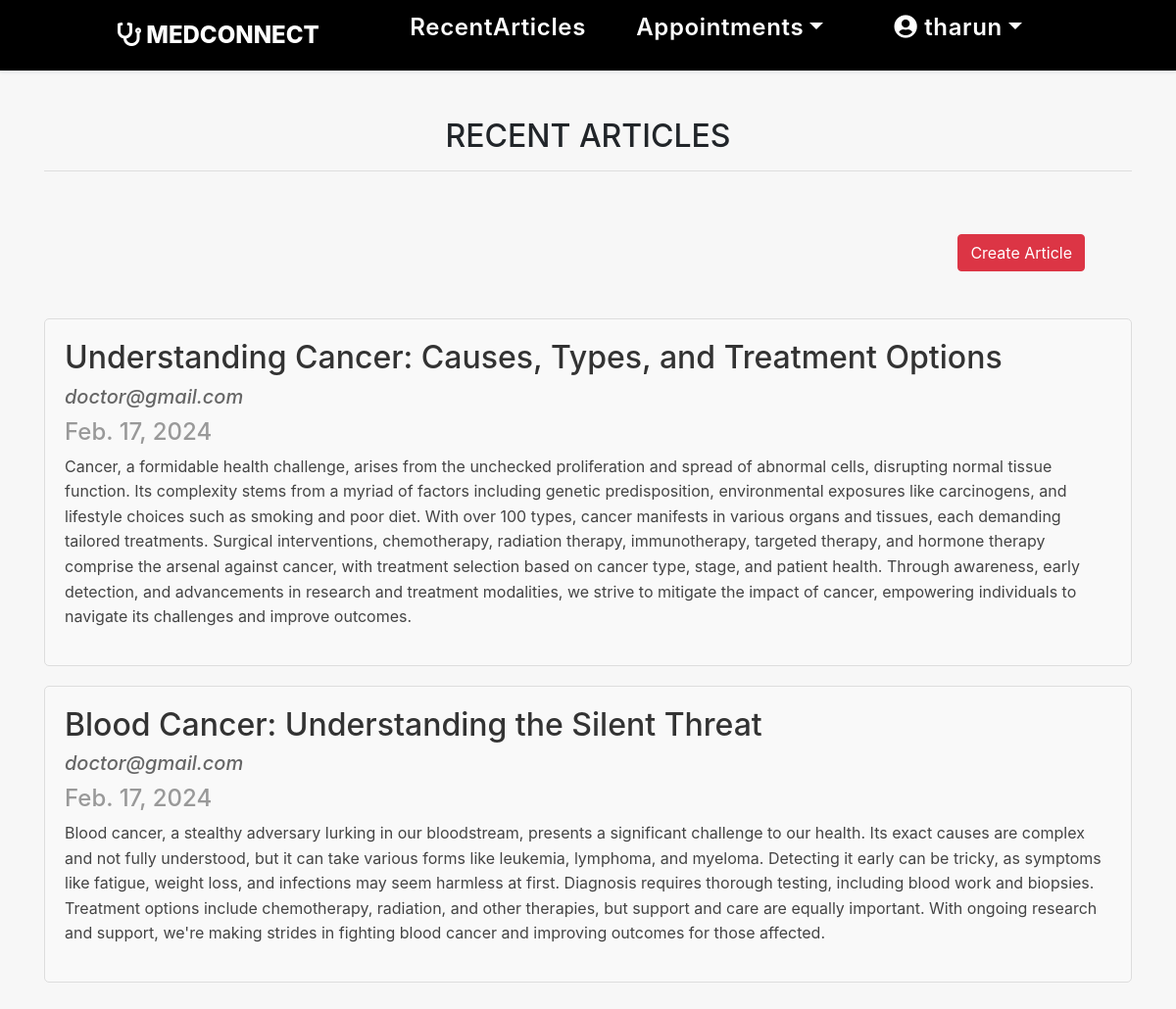
Page /doctorhome (signed in) on the committed database.
### Doctor/models.py (models this page shows, shortened)
class Article(models.Model):
    title = models.CharField(max_length=100)
    content = models.TextField()
    author = models.ForeignKey(Doctor, on_delete=models.CASCADE)
    publish_date = models.DateField(auto_now_add=True)

class Doctor(models.Model):
    user=models.ForeignKey(User, null=True, on_delete=models.CASCADE)
    first_name = models.CharField(null=True,max_length=50)
    last_name = models.CharField(null=True,max_length=30)
    email = models.EmailField(null=True,max_length=50)
    contact_no = models.CharField(null=True,max_length=13)
    designation = models.CharField(null=True,max_length=50)
    specialty = models.CharField(null=True,max_length=30)
    hospital=models.CharField(null=True,max_length=50)
    experience_years = models.PositiveIntegerField(null=True)
    def __str__(self):
        return self.user.username

### Doctor/views.py (the view)
# urls.py: path('doctorhome',doctorhome,name='doctorhome'),
def doctorhome(request):
    if not request.user.is_authenticated:
        return redirect('doctorlogin')
    recent_articles = Article.objects.order_by('-publish_date')  # Retrieve 5 most recent articles
    return render(request, 'doctorhome.html', {'recent_articles': recent_articles})

### Doctor/templates/doctorhome.html (shortened to what this page needs)
{% extends 'doctor_nav.html' %}
{% load static %}
{% block body %}
<div class="container" style="margin-top: 90px;">
    <h2 class="text-center">RECENT ARTICLES</h2>
    <hr>
    <a href="{% url 'createart'%}" class="btn btn-danger m-5">Create Article</a>
    {% for article in recent_articles %}
    <div class="article-card text-left">
        <h2>{{ article.title }}</h2>
        <h5>{{ article.author }}</h5>
        <h4>{{ article.publish_date }}</h4>
        <p>{{ article.content }}</p>
    </div>
    {% endfor %}
</div>
{% endblock %}

### Doctor/templates/doctor_nav.html (shortened to what this page needs)
<!DOCTYPE html>
<html lang="en">
<head>
    {% load static %}
    <link rel="stylesheet" href="https://maxcdn.bootstrapcdn.com/bootstrap/4.3.1/css/bootstrap.min.css">
    <link rel="stylesheet" href="https://use.fontawesome.com/releases/v5.6.3/css/all.css"
>
    <link rel="stylesheet" href="{% static 'css/mystyle.css' %}">
</head>
<body>
    <header>
		<a href="/" class="logo"><i class="	fa fa-stethoscope" style="color: white;"></i> MEDCONNECT</a>
		<nav class="navbar">
			<ul>
				<li><a class="active" href="{% url 'doctorhome' %}">RecentArticles</a></li>
                <li class="navbar-item dropdown" style="color: black;" >
                    <a href="#" class="nav-link dropdown-toggle " data-toggle="dropdown" >Appointments</a>
                </li>
				<li class="navbar-item dropdown" style="color: black;" >
                    <a href="#" class="nav-link dropdown-toggle " data-toggle="dropdown" ><i class="fas fa-user-circle" ></i> {{request.user.first_name}}</a>
                </li>
			</ul>
		</nav>
	</header>
</body>
</html>
{% block body %}
{% endblock %}

### Patient/static/css/mystyle.css (style rules this page uses)
* { margin: 0; padding: 0; box-sizing: border-box; text-decoration: none; outline: none; border: none; transition: all 0.2s linear; }
html { overflow-x: hidden; scroll-behavior: smooth; }
body { background: #f7f7f7; padding: 10px; }
html { overflow-x: hidden; }
header { position: fixed; top: 0; left: 0; right: 0; z-index: 1000; display: flex; align-items: center; justify-content: space-between; padding: 1.5rem 10%; height: 4.5rem; background-color:black; box-shadow: 0 1px 4px rgba(146, 161, 176, 0.3); }
header .logo { font-size: 1.5rem; font-weight: 800; text-decoration: none; color: white; }
header .logo i { font-size: 1.5rem; }
header .navbar ul { list-style: none; display: flex; justify-content: center; align-items: center; transition: all 0.2s linear; }
header .navbar li { margin-left: 2.2rem; transition: all 0.2s linear; }
header .navbar ul li a { font-size: 1.5rem; color: white; font-weight: 600; text-decoration: none; letter-spacing: 0.04rem; transition: all 0.2s linear; }
.dropdown { position: relative; display: inline-block; margin: 0 5px 0 10px; }

### Doctor/templates/doctorhome.html (style rules this page uses)
.container { padding: 20px; }
.article-card { background-color: #f9f9f9; border: 1px solid #ddd; border-radius: 5px; padding: 20px; margin-bottom: 20px; }
.article-card h2 { color: #333; }
.article-card h5 { color: #666; font-style: italic; }
.article-card h4 { color: #999; margin-top: 10px; }
.article-card p { color: #444; line-height: 1.6; }
.container { text-align: right; }

### rows in the picture
Article: title "Understanding Cancer: Causes, Types, and Treatment Options", author "doctor@gmail.com", publish_date "Feb. 17, 2024", content "Cancer, a formidable health challenge, arises from the unchecked proliferation and spread of abnormal cells, disrupting normal tissue function. Its complexity stems from a myriad of factors including genetic predisposition, environmental exposures like carcinogens, and lifestyle choices such as smoking and poor diet. With over 100 types, cancer manifests in various organs and tissues, each demanding tailored treatments. Surgical interventions, chemotherapy, radiation therapy, immunotherapy, targeted therapy, and hormone therapy comprise the arsenal against cancer, with treatment selection based on cancer type, stage, and patient health. Through awareness, early detection, and advancements…"
Article: title "Blood Cancer: Understanding the Silent Threat", author "doctor@gmail.com", publish_date "Feb. 17, 2024", content "Blood cancer, a stealthy adversary lurking in our bloodstream, presents a significant challenge to our health. Its exact causes are complex and not fully understood, but it can take various forms like leukemia, lymphoma, and myeloma. Detecting it early can be tricky, as symptoms like fatigue, weight loss, and infections may seem harmless at first. Diagnosis requires thorough testing, including blood work and biopsies. Treatment options include chemotherapy, radiation, and other therapies, but support and care are equally important. With ongoing research and support, we're making strides in fighting blood cancer and improving outcomes for those affected."

### other values in the picture
{{ request.user.first_name }} "tharun"
